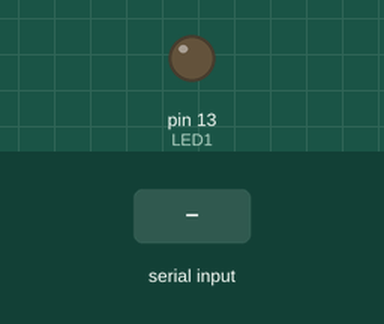
This sketch was run on a simulated Arduino Uno, built with avr-gcc and run on an emulated ATmega328P. Shown: output pins drawn as LEDs (lit = HIGH). The test bench sets the inputs (shaded band).

Above: at 1.2 s.
1.3 s: "1" received over the second serial link
At 2.3 s:
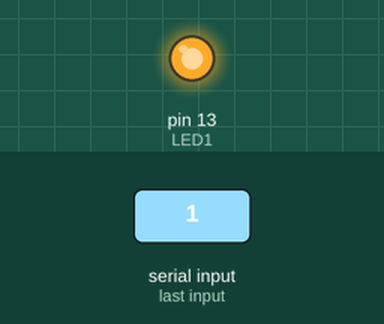
2.8 s: "0" received over the second serial link
At 3.4 s:
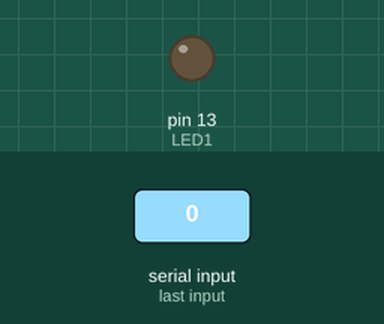
Timing chart, 0 to 5.8 s (numbered marks = the images above; inputs shaded):
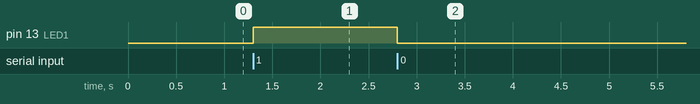

The sketch:

Bluetooth_LED.ino
```cpp
#include <SoftwareSerial.h>

SoftwareSerial mySerial(7, 8); // RX, TX
// Connect HC-06      Arduino Uno
//     Pin 1/TXD          Pin 7
//     Pin 2/RXD          Pin 8

char myChar ;
#define LED1 13

void setup() {

  mySerial.begin(9600);
  mySerial.println("mySerial OPEN");
  pinMode(LED1, OUTPUT);

}

void loop() {

  if (mySerial.available()) {
    myChar = mySerial.read();

    switch (myChar) {

      case '1':
        digitalWrite(LED1, HIGH);
        break;

      case '0':
        digitalWrite(LED1, LOW);
        break;

      default:
        mySerial.println("Opcion invalida");
        break;

    }
  }
}
```

Measured:
- after the input at 1.3 s, pin 13 (LED1): LOW → HIGH at once
- after the input at 2.8 s, pin 13 (LED1): HIGH → LOW at once
